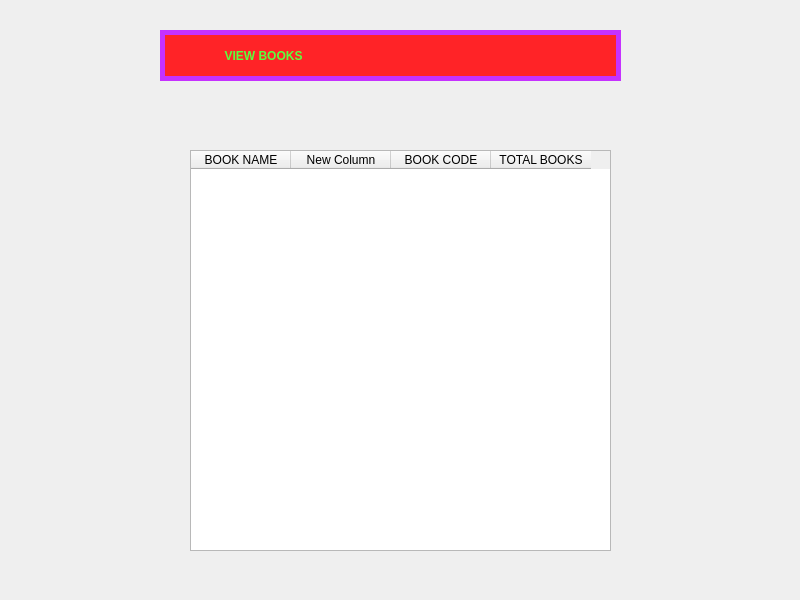
<?xml version="1.0" encoding="UTF-8"?>
<ui version="4.0">
 <class>MainWindow</class>
 <widget class="QMainWindow" name="MainWindow">
  <property name="geometry">
   <rect>
    <x>0</x>
    <y>0</y>
    <width>800</width>
    <height>600</height>
   </rect>
  </property>
  <property name="minimumSize">
   <size>
    <width>800</width>
    <height>600</height>
   </size>
  </property>
  <property name="maximumSize">
   <size>
    <width>800</width>
    <height>600</height>
   </size>
  </property>
  <property name="windowTitle">
   <string>LIBRARY MANAGEMENT</string>
  </property>
  <property name="windowIcon">
   <iconset>
    <normaloff>images/library-logo-design-template-45579f2f9eaf725821b915b523f191eb_screen.jpg</normaloff>images/library-logo-design-template-45579f2f9eaf725821b915b523f191eb_screen.jpg</iconset>
  </property>
  <widget class="QWidget" name="centralwidget">
   <widget class="QLabel" name="label_6">
    <property name="geometry">
     <rect>
      <x>160</x>
      <y>30</y>
      <width>461</width>
      <height>51</height>
     </rect>
    </property>
    <property name="styleSheet">
     <string notr="true">color: rgb(91, 255, 62);
font-weight:bold;
font: 87 22pt &quot;Segoe UI Black&quot;;
border-style:solid;
border-width:5px;
border-color:rgb(197, 49, 255);
background-color: rgb(255, 35, 39);</string>
    </property>
    <property name="text">
     <string>                 VIEW BOOKS</string>
    </property>
   </widget>
   <widget class="QLabel" name="label">
    <property name="geometry">
     <rect>
      <x>0</x>
      <y>-20</y>
      <width>811</width>
      <height>621</height>
     </rect>
    </property>
    <property name="text">
     <string/>
    </property>
    <property name="pixmap">
     <pixmap>images/library2.jpg</pixmap>
    </property>
    <property name="scaledContents">
     <bool>true</bool>
    </property>
   </widget>
   <widget class="QWidget" name="verticalLayoutWidget">
    <property name="geometry">
     <rect>
      <x>190</x>
      <y>150</y>
      <width>421</width>
      <height>401</height>
     </rect>
    </property>
    <layout class="QVBoxLayout" name="verticalLayout">
     <item>
      <widget class="QTableWidget" name="tableWidget">
       <column>
        <property name="text">
         <string>BOOK NAME</string>
        </property>
       </column>
       <column>
        <property name="text">
         <string>New Column</string>
        </property>
       </column>
       <column>
        <property name="text">
         <string>BOOK CODE</string>
        </property>
       </column>
       <column>
        <property name="text">
         <string>TOTAL BOOKS</string>
        </property>
       </column>
      </widget>
     </item>
    </layout>
   </widget>
   <zorder>label</zorder>
   <zorder>label_6</zorder>
   <zorder>verticalLayoutWidget</zorder>
  </widget>
 </widget>
 <resources/>
 <connections/>
</ui>
